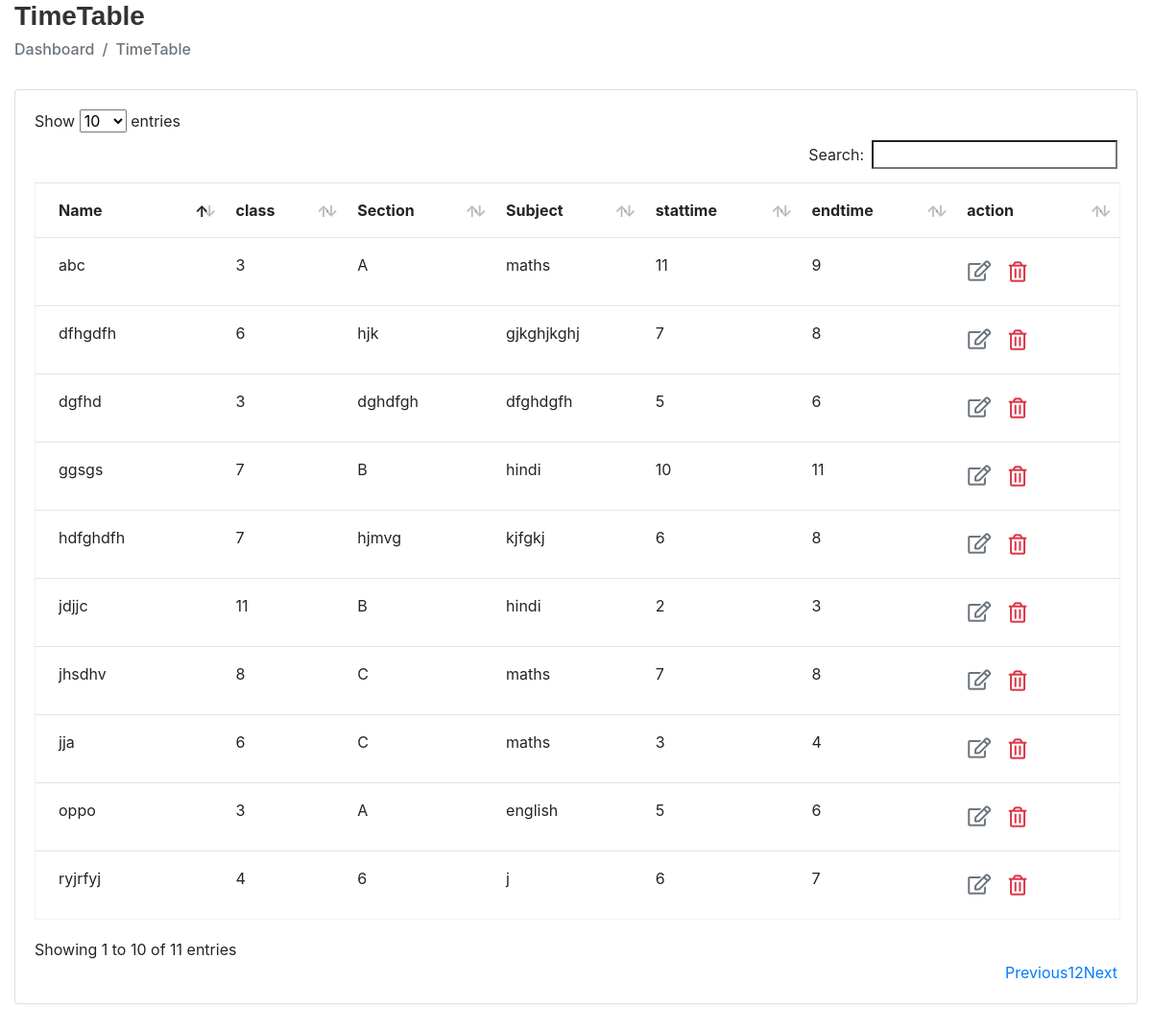
The app's page /viewtimetable (signed in) with its own data.
### apps/models.py (models this page shows, shortened)
class timetable(models.Model):
    name=models.CharField(max_length=100)
    class_name=models.IntegerField()
    section_name =models.CharField(max_length=100)
    subject=models.CharField(max_length=100)
    start_time=models.IntegerField()
    end_time= models.IntegerField()

### apps/staff_views.py (the view)
# urls.py: path('viewtimetable',staff_views.view_timetable,name='viewtimetable'),
@login_required(login_url="/")
def view_timetable(request):
    viewtt=timetable.objects.all()
    context={
        'viewtt':viewtt,
    }
    return render(request,'staff/timetable/viewtimetable.html',context)

### apps/templates/staff/timetable/viewtimetable.html (shortened to what this page needs)
{% extends "extends/basetemp.html" %} {% block content %}
<div class="content container-fluid">
  <div class="page-header">
    <div class="row align-items-center">
      <div class="col">
        <h3 class="page-title">TimeTable</h3>
        <ul class="breadcrumb">
          <li class="breadcrumb-item">Dashboard</li>
          <li class="breadcrumb-item active">TimeTable</li>
        </ul>
      </div>
    </div>
  </div>
  <div class="row">
    <div class="col-sm-12">
      <div class="card card-table">
        <div class="card-body">
            <table id="table_id" class="table table-borderless">
              <thead class="border-bottom font-weight-bold">
                <tr>
                  <td>Name</td>
                  <td>class</td>
                  <td>Section</td>
                  <td>Subject</td>
                  <td>stattime</td>
                  <td>endtime</td>
                  <td>action</td>
                </tr>
              </thead>
              <tbody>
                {% for t in viewtt %}
                <tr>
                  <td>{{t.name}}</td>
                  <td>{{t.class_name}}</td>
                  <td>{{t.section_name}}</td>
                  <td>{{t.subject}}</td>
                  <td>{{t.start_time}}</td>
                  <td>{{t.end_time}}</td>
                  <td>
                    <a
                      href="{% url 'updatett' t.id%}"
                      class="btn text-secondary px-0"
                    >
                      <i class="far fa-edit fa-lg"></i>
                    </a>
                    <form
                      action="{% url 'deletett' t.id %}"
                      method="post"
                      class="d-inline"
                    >
                      <button type="submit" class="btn">
                        <i
                          class="far fa-trash-alt fa-lg text-danger float-right"
                        ></i>
                      </button>
                    </form>
                  </td>
                </tr>
                {% endfor %}
              </tbody>
              {% endblock content %}

### static/assets/css/style.css (style rules this page uses)
html { height: 100%; }
body { background-color: #fff; color: #333; font-family: 'Poppins', sans-serif; font-size: 1rem; height: 100%; line-height: 1.5; overflow-x: hidden; }
h1, h2, h3, h4, h5, h6 { font-family: 'Poppins', sans-serif; margin-top: 0; }
a { color: #009ce7; }
input, button, a { transition: all 0.4s ease; -moz-transition: all 0.4s ease; -o-transition: all 0.4s ease; -ms-transition: all 0.4s ease; -webkit-transition: all 0.4s ease; }
input, input:focus, button, button:focus { outline: none; }
ul, ol { padding: 0px; list-style: none; }
.table { color: #333; max-width: 100%; margin-bottom: 0; width: 100%; }
.table.dataTable { border-collapse: collapse !important; border: 1px solid rgba(0, 0, 0, 0.05); }
.table tbody tr { border-bottom: 1px solid rgba(0, 0, 0, 0.05); }
.card-table .card-body .table tr td:first-child, .card-table .card-body .table tr th:first-child { padding-left: 1.5rem; }
.card-table .card-body .table tr td:last-child, .card-table .card-body .table tr th:last-child { padding-right: 1.5rem; }
.card-table .table td, .card-table .table th { border-top: 1px solid #e2e5e8; padding: 1rem 0.75rem; white-space: nowrap; }
.text-danger, .dropdown-menu > li > a.text-danger { color: #e84646 !important; }
.card { border: 1px solid #ececf5; box-shadow: 0 1px 3px 0 rgba(0, 0, 0, 0.03); margin-bottom: 1.875rem; }
.card-body { padding: 1.5rem; }
.page-header { margin-bottom: 1.875rem; }
.page-header .breadcrumb { background-color: transparent; color: #6c757d; font-size: 1rem; font-weight: 500; margin-bottom: 0; padding: 0; }
.page-title { font-size: 28px; font-weight: 600; color: #333; margin-bottom: 5px; }

### records on screen
timetable: name "ggsgs", class_name "7", section_name "B", subject "hindi", start_time "10", end_time "11"
timetable: name "jdjjc", class_name "11", section_name "B", subject "hindi", start_time "2", end_time "3"
timetable: name "jja", class_name "6", section_name "C", subject "maths", start_time "3", end_time "4"
timetable: name "jhsdhv", class_name "8", section_name "C", subject "maths", start_time "7", end_time "8"
timetable: name "abc", class_name "3", section_name "A", subject "maths", start_time "11", end_time "9"
timetable: name "oppo", class_name "3", section_name "A", subject "english", start_time "5", end_time "6"
timetable: name "dgfhd", class_name "3", section_name "dghdfgh", subject "dfghdgfh", start_time "5", end_time "6"
timetable: name "hdfghdfh", class_name "7", section_name "hjmvg", subject "kjfgkj", start_time "6", end_time "8"
timetable: name "dfhgdfh", class_name "6", section_name "hjk", subject "gjkghjkghj", start_time "7", end_time "8"
timetable: name "ryjrfyj", class_name "4", section_name "6", subject "j", start_time "6", end_time "7"
